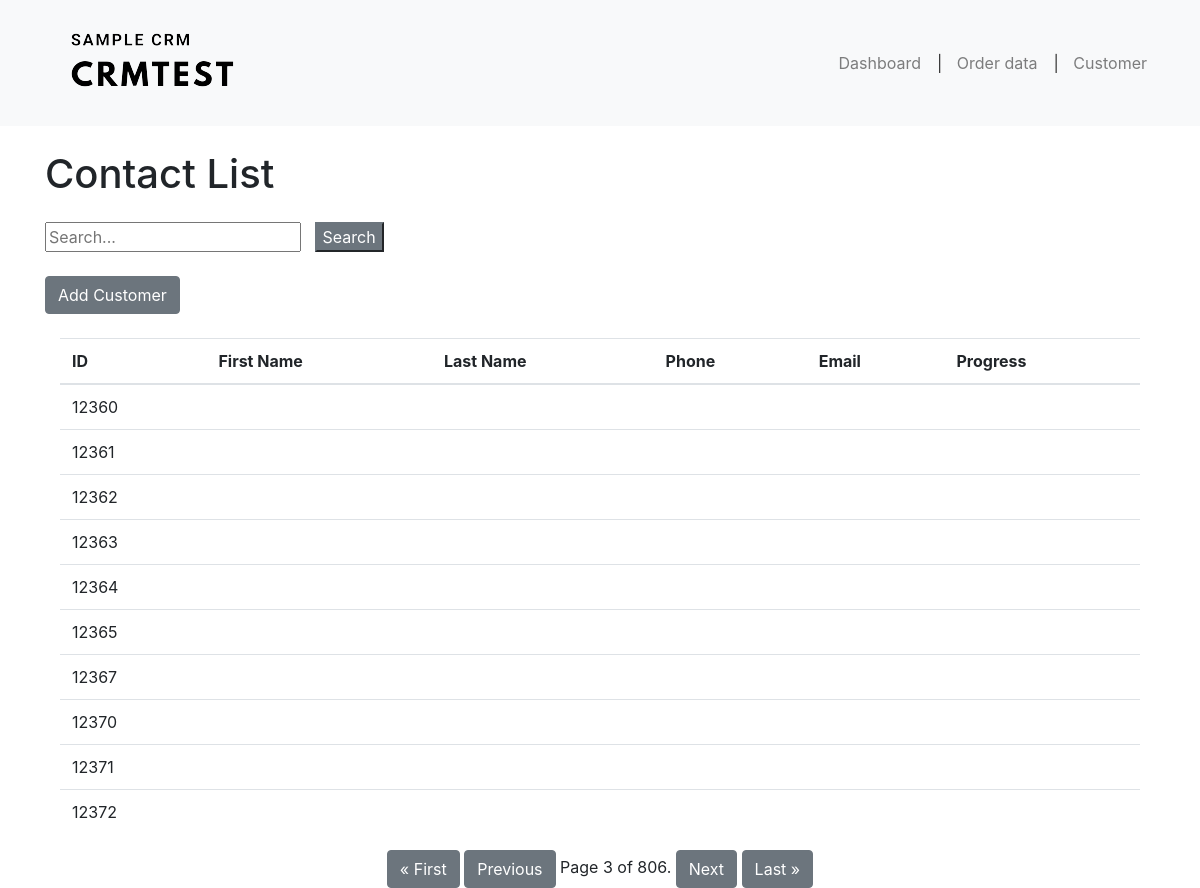
The page /contacts/?page=3 on the database its author committed.
### crmapplication/models.py (models this page shows, shortened)
class Customer(models.Model):
    customer_id = models.AutoField(primary_key=True)
    first_name = models.CharField(max_length = 255,blank=True)
    last_name = models.CharField(max_length = 255, blank=True)
    email = models.EmailField( blank=True)
    phone = models.CharField(max_length=20,blank = True)
    progress = models.CharField(max_length = 255,blank=True)
    address = models.TextField(blank = True)

### crmapplication/views.py (the view)
# urls.py: path('contacts/', views.contact_list, name='contact_list'),
def contact_list(request):
    contacts = Customer.objects.all()
    paginator = Paginator(contacts, 10)  # Show 10 contacts per page
    page = request.GET.get('page')
    contacts = paginator.get_page(page)
    return render(request, 'crm/contact_list.html', {'contacts': contacts})

### crmapplication/templates/crm/contact_list.html (shortened to what this page needs)
{% extends 'base.html' %}
{% load static %}
{% block content %}
<div class="container mt-4">
    <div class="row">
        <h1>Contact List</h1><br/>
    </div>
    <div class="row mt-3">
        <input type="text" id="search-bar" placeholder="Search...">&nbsp&nbsp&nbsp
        <button id="search-button" class="sbtn btn-secondary">Search</button>
    </div>
</div>
<div class="container mt-4">
    <div class="row mt-3">
        <a href="{% url 'customer_detail' %}" class="btn btn-secondary">Add Customer</a>
    </div>
	<br/>
    <table class="table table-hover">
        <thead>
            <tr>
                <th>ID</th>
                <th>First Name</th>
                <th>Last Name</th>
                <th>Phone</th>
                <th>Email</th>
                <th>Progress</th>
            </tr>
        </thead>
        <tbody>
            {% for contact in contacts %}
                <tr class="customer-row" data-customerid="{{ contact.customer_id }}">
                    <td>{{ contact.customer_id }}</td>
                    <td>{{ contact.first_name }}</td>
                    <td>{{ contact.last_name }}</td>
                    <td>{{ contact.phone }}</td>
                    <td>{{ contact.email }}</td>
                    <td>{{ contact.progress }}</td>
                </tr>
            {% endfor %}
        </tbody>
    </table>
    <div class="pagination justify-content-center">
        <span class="step-links">
            {% if contacts.has_previous %}
                <a href="?page=1" class="btn btn-secondary">&laquo; First</a>
                <a href="?page={{ contacts.previous_page_number }}" class="btn btn-secondary">Previous</a>
            {% endif %}
            <span class="current-page">
                Page {{ contacts.number }} of {{ contacts.paginator.num_pages }}.
            </span>
            {% if contacts.has_next %}
                <a href="?page={{ contacts.next_page_number }}" class="btn btn-secondary">Next</a>
                <a href="?page={{ contacts.paginator.num_pages }}" class="btn btn-secondary">Last &raquo;</a>
            {% endif %}
        </span>
    </div>
</div>
{% endblock %}

### rows shown on the page
Customer: customer_id "12360"
Customer: customer_id "12361"
Customer: customer_id "12362"
Customer: customer_id "12363"
Customer: customer_id "12364"
Customer: customer_id "12365"
Customer: customer_id "12367"
Customer: customer_id "12370"
Customer: customer_id "12371"
Customer: customer_id "12372"

### other values the page prints
{{ contacts.number }} "3"
{{ contacts.paginator.num_pages }} "806"
